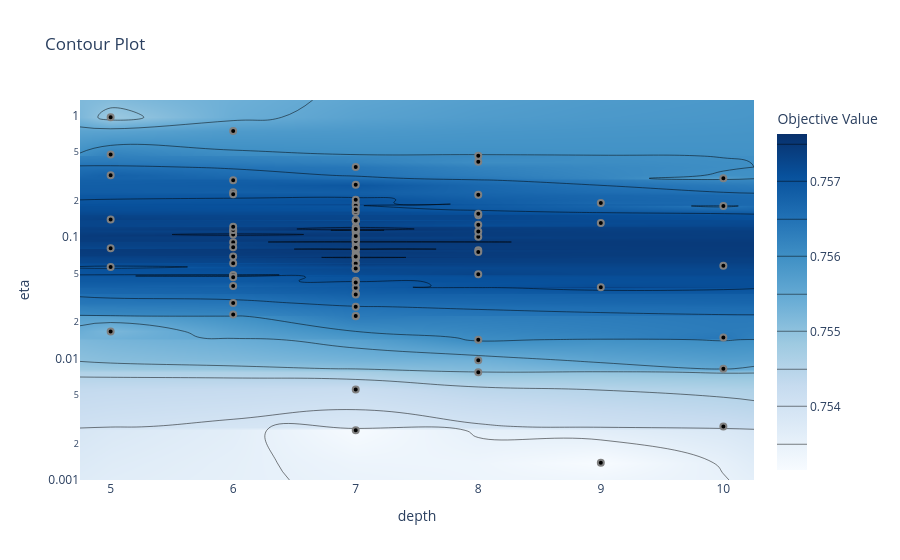

Notebook source saved alongside this figure:
### Code cell
if do_tune:
    study = optuna.create_study(direction='maximize')
    params['iterations'] = 500
    study.optimize(objective, n_trials=100)
    
    from optuna.visualization import plot_contour
    from plotly.io import show
    
    fig = plot_contour(study)

    show(fig)
    
    best_params = study.best_params
else:
    best_params = {'eta': 0.055848570897405615, 'depth': 8}
